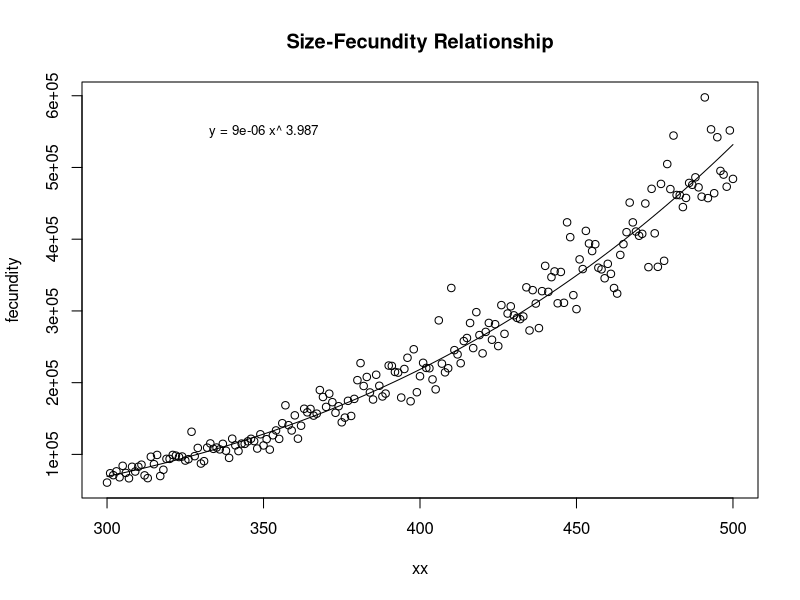

Write R code to recreate this figure.
# Basic size-fecundity relationship
# contact: sabrina.beyer@noaa.gov

# An example of developing a size-fecundity relationship

# Date required: 
# 1) fish size (length or weight)
# 2) fecundity (obtained by either the AD, gravimetric, or other fecundity method)



rm(list=ls())

#~~~~~~~~~~~~~~~~~~~~~~~~~~~~~~~~~~~~~~~~
# 2) Basic size-fecundity relationship----
#~~~~~~~~~~~~~~~~~~~~~~~~~~~~~~~~~~~~~~~~

# Example:length-fecundity relationship

# simulate some data
# log(fecundity) = log(alpha) + beta * log(length) + some noise
xx            <- seq(300, 500, 1)                        # independent variable (fish length or weight)
log.alpha     <- -11.938                                 # intercept parameter of log-log linear model
beta          <- 4.043                                   # slope parameter of log-log linear model (also the exponent parameter of a power function)  
error         <- rnorm(length(xx), 0, 0.1)               # simulate some error (not quite accurate, but works for the purpose of this example)
log.fecundity <- log.alpha + beta*log(xx) + error  
fecundity     <- exp(log.fecundity)                      # simulated fecundity data

# create a data frame 
mydf <- data.frame(xx,fecundity)

# fit a simple linear model to the natural log transformed simulated data
lm.mod         <- lm(log(fecundity)~log(xx), data=mydf)
log.alpha.mod  <- coef(lm.mod)[1]
alpha.mod      <- exp(log.alpha.mod)
beta.mod       <- coef(lm.mod)[2]                         

# power function form 
# fecundity = alpha * length ^ beta
yy <- alpha.mod * xx ^ beta.mod  # median

# plot the simulated data and the model fit
plot(fecundity~xx, data=mydf, main="Size-Fecundity Relationship")   
lines(yy~xx)                                                         
text(350, 5.5e+05, labels=paste("y =",round(alpha.mod,6),"x^",round(beta.mod,3), sep=" "), cex=0.8)

